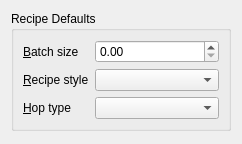
<?xml version="1.0" encoding="UTF-8"?>
<ui version="4.0">
 <class>RecipeConfig</class>
 <widget class="QWidget" name="RecipeConfig">
  <property name="geometry">
   <rect>
    <x>0</x>
    <y>0</y>
    <width>228</width>
    <height>144</height>
   </rect>
  </property>
  <property name="windowTitle">
   <string>Recipe Configuration</string>
  </property>
  <layout class="QVBoxLayout">
   <item>
    <widget class="QGroupBox" name="recipebox">
     <property name="title">
      <string>Recipe Defaults</string>
     </property>
     <layout class="QFormLayout" name="formLayout">
      <item row="0" column="0">
       <widget class="QLabel" name="batchlabel">
        <property name="text">
         <string>&amp;Batch size</string>
        </property>
        <property name="buddy">
         <cstring>batch</cstring>
        </property>
       </widget>
      </item>
      <item row="0" column="1">
       <widget class="QDoubleSpinBox" name="batch">
        <property name="whatsThis">
         <string>&lt;p&gt;Enter the default batch size you wish to use. You may always change an individual recipe's size, but this determines the default size for new recipes.&lt;/p&gt;</string>
        </property>
        <property name="accelerated">
         <bool>true</bool>
        </property>
        <property name="maximum">
         <double>100.000000000000000</double>
        </property>
        <property name="singleStep">
         <double>0.250000000000000</double>
        </property>
       </widget>
      </item>
      <item row="1" column="0">
       <widget class="QLabel" name="stylelabel">
        <property name="text">
         <string>&amp;Recipe style</string>
        </property>
        <property name="buddy">
         <cstring>stylebox</cstring>
        </property>
       </widget>
      </item>
      <item row="1" column="1">
       <widget class="QComboBox" name="stylebox">
        <property name="whatsThis">
         <string>&lt;p&gt;Select the default recipe style you wish to use. You may always change an individual recipe's style, but this determines the default style for new recipes.&lt;/p&gt;</string>
        </property>
        <property name="duplicatesEnabled">
         <bool>false</bool>
        </property>
       </widget>
      </item>
      <item row="2" column="0">
       <widget class="QLabel" name="hoptypelabel">
        <property name="text">
         <string>&amp;Hop type</string>
        </property>
        <property name="buddy">
         <cstring>hoptype</cstring>
        </property>
       </widget>
      </item>
      <item row="2" column="1">
       <widget class="QComboBox" name="hoptype">
        <property name="whatsThis">
         <string>&lt;p&gt;Select the default hops type you wish to use. You may always change an individual hop's form, but this determines the default form when adding new hops to a recipe.&lt;/p&gt;</string>
        </property>
        <property name="duplicatesEnabled">
         <bool>false</bool>
        </property>
       </widget>
      </item>
     </layout>
    </widget>
   </item>
   <item>
    <spacer>
     <property name="orientation">
      <enum>Qt::Vertical</enum>
     </property>
     <property name="sizeHint" stdset="0">
      <size>
       <width>220</width>
       <height>21</height>
      </size>
     </property>
    </spacer>
   </item>
  </layout>
 </widget>
 <tabstops>
  <tabstop>batch</tabstop>
  <tabstop>stylebox</tabstop>
  <tabstop>hoptype</tabstop>
 </tabstops>
 <resources/>
 <connections/>
</ui>
